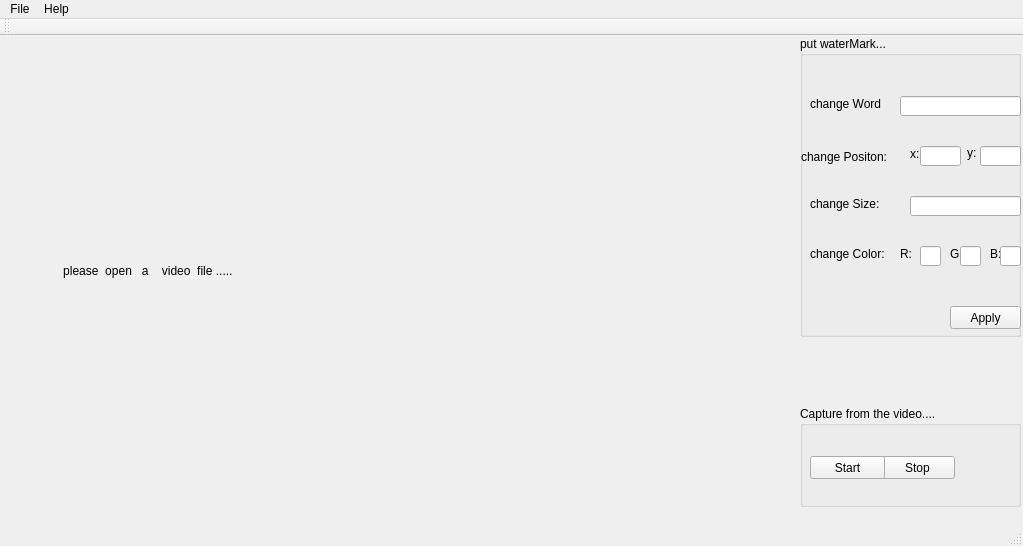
<?xml version="1.0" encoding="UTF-8"?>
<ui version="4.0">
 <class>MainWindow</class>
 <widget class="QMainWindow" name="MainWindow">
  <property name="geometry">
   <rect>
    <x>0</x>
    <y>0</y>
    <width>1023</width>
    <height>546</height>
   </rect>
  </property>
  <property name="sizePolicy">
   <sizepolicy hsizetype="Fixed" vsizetype="Fixed">
    <horstretch>0</horstretch>
    <verstretch>0</verstretch>
   </sizepolicy>
  </property>
  <property name="windowTitle">
   <string>MainWindow</string>
  </property>
  <widget class="QWidget" name="centralWidget">
   <widget class="QLabel" name="label">
    <property name="geometry">
     <rect>
      <x>0</x>
      <y>10</y>
      <width>800</width>
      <height>450</height>
     </rect>
    </property>
    <property name="text">
     <string>                   please  open   a    video  file .....</string>
    </property>
   </widget>
   <widget class="QGroupBox" name="waterMarkBox">
    <property name="geometry">
     <rect>
      <x>800</x>
      <y>0</y>
      <width>221</width>
      <height>301</height>
     </rect>
    </property>
    <property name="title">
     <string>put waterMark...</string>
    </property>
    <widget class="QLabel" name="label_5">
     <property name="geometry">
      <rect>
       <x>150</x>
       <y>210</y>
       <width>16</width>
       <height>16</height>
      </rect>
     </property>
     <property name="text">
      <string>G:</string>
     </property>
    </widget>
    <widget class="QLineEdit" name="wordedit">
     <property name="geometry">
      <rect>
       <x>100</x>
       <y>60</y>
       <width>121</width>
       <height>20</height>
      </rect>
     </property>
    </widget>
    <widget class="QPushButton" name="okButton">
     <property name="geometry">
      <rect>
       <x>150</x>
       <y>270</y>
       <width>71</width>
       <height>23</height>
      </rect>
     </property>
     <property name="text">
      <string>Apply</string>
     </property>
    </widget>
    <widget class="QLineEdit" name="positionxEdit">
     <property name="geometry">
      <rect>
       <x>120</x>
       <y>110</y>
       <width>41</width>
       <height>20</height>
      </rect>
     </property>
    </widget>
    <widget class="QLabel" name="label_3">
     <property name="geometry">
      <rect>
       <x>110</x>
       <y>110</y>
       <width>16</width>
       <height>16</height>
      </rect>
     </property>
     <property name="text">
      <string>x:</string>
     </property>
    </widget>
    <widget class="QLineEdit" name="rEdit">
     <property name="geometry">
      <rect>
       <x>120</x>
       <y>210</y>
       <width>21</width>
       <height>20</height>
      </rect>
     </property>
     <property name="sizePolicy">
      <sizepolicy hsizetype="Fixed" vsizetype="Fixed">
       <horstretch>0</horstretch>
       <verstretch>0</verstretch>
      </sizepolicy>
     </property>
     <property name="maxLength">
      <number>20</number>
     </property>
    </widget>
    <widget class="QLabel" name="label_4">
     <property name="geometry">
      <rect>
       <x>100</x>
       <y>210</y>
       <width>16</width>
       <height>16</height>
      </rect>
     </property>
     <property name="text">
      <string>R:</string>
     </property>
    </widget>
    <widget class="QLabel" name="label_6">
     <property name="geometry">
      <rect>
       <x>190</x>
       <y>210</y>
       <width>16</width>
       <height>16</height>
      </rect>
     </property>
     <property name="text">
      <string>B:</string>
     </property>
    </widget>
    <widget class="QLineEdit" name="gEdit">
     <property name="geometry">
      <rect>
       <x>160</x>
       <y>210</y>
       <width>21</width>
       <height>20</height>
      </rect>
     </property>
     <property name="sizePolicy">
      <sizepolicy hsizetype="Fixed" vsizetype="Fixed">
       <horstretch>0</horstretch>
       <verstretch>0</verstretch>
      </sizepolicy>
     </property>
     <property name="maxLength">
      <number>20</number>
     </property>
    </widget>
    <widget class="QLineEdit" name="positionyEdit">
     <property name="geometry">
      <rect>
       <x>180</x>
       <y>110</y>
       <width>41</width>
       <height>20</height>
      </rect>
     </property>
    </widget>
    <widget class="QLineEdit" name="sizeEdit">
     <property name="geometry">
      <rect>
       <x>110</x>
       <y>160</y>
       <width>111</width>
       <height>20</height>
      </rect>
     </property>
    </widget>
    <widget class="QLabel" name="label_7">
     <property name="geometry">
      <rect>
       <x>167</x>
       <y>109</y>
       <width>16</width>
       <height>16</height>
      </rect>
     </property>
     <property name="text">
      <string>y:</string>
     </property>
    </widget>
    <widget class="QLineEdit" name="bEdit">
     <property name="geometry">
      <rect>
       <x>200</x>
       <y>210</y>
       <width>21</width>
       <height>20</height>
      </rect>
     </property>
     <property name="sizePolicy">
      <sizepolicy hsizetype="Expanding" vsizetype="Fixed">
       <horstretch>0</horstretch>
       <verstretch>0</verstretch>
      </sizepolicy>
     </property>
     <property name="maxLength">
      <number>20</number>
     </property>
    </widget>
    <widget class="QLabel" name="wordLabel">
     <property name="geometry">
      <rect>
       <x>10</x>
       <y>60</y>
       <width>72</width>
       <height>16</height>
      </rect>
     </property>
     <property name="text">
      <string>change Word:</string>
     </property>
    </widget>
    <widget class="QLabel" name="positionLabel">
     <property name="geometry">
      <rect>
       <x>1</x>
       <y>113</y>
       <width>90</width>
       <height>16</height>
      </rect>
     </property>
     <property name="text">
      <string>change Positon:</string>
     </property>
    </widget>
    <widget class="QLabel" name="sizeLabel">
     <property name="geometry">
      <rect>
       <x>10</x>
       <y>160</y>
       <width>72</width>
       <height>16</height>
      </rect>
     </property>
     <property name="text">
      <string>change Size:</string>
     </property>
    </widget>
    <widget class="QLabel" name="label_2">
     <property name="geometry">
      <rect>
       <x>10</x>
       <y>210</y>
       <width>78</width>
       <height>16</height>
      </rect>
     </property>
     <property name="text">
      <string>change Color:</string>
     </property>
    </widget>
   </widget>
   <widget class="QGroupBox" name="groupBox">
    <property name="geometry">
     <rect>
      <x>800</x>
      <y>370</y>
      <width>221</width>
      <height>101</height>
     </rect>
    </property>
    <property name="title">
     <string>Capture from the video....</string>
    </property>
    <widget class="QPushButton" name="stopButton">
     <property name="geometry">
      <rect>
       <x>80</x>
       <y>50</y>
       <width>75</width>
       <height>23</height>
      </rect>
     </property>
     <property name="text">
      <string>Stop</string>
     </property>
    </widget>
    <widget class="QPushButton" name="startButton">
     <property name="geometry">
      <rect>
       <x>10</x>
       <y>50</y>
       <width>75</width>
       <height>23</height>
      </rect>
     </property>
     <property name="text">
      <string>Start</string>
     </property>
    </widget>
   </widget>
   <zorder>groupBox</zorder>
   <zorder>label</zorder>
   <zorder>waterMarkBox</zorder>
  </widget>
  <widget class="QMenuBar" name="menuBar">
   <property name="geometry">
    <rect>
     <x>0</x>
     <y>0</y>
     <width>1023</width>
     <height>23</height>
    </rect>
   </property>
   <widget class="QMenu" name="menuFile">
    <property name="title">
     <string>File</string>
    </property>
   </widget>
   <widget class="QMenu" name="menuHelp">
    <property name="title">
     <string>Help</string>
    </property>
   </widget>
   <addaction name="menuFile"/>
   <addaction name="menuHelp"/>
  </widget>
  <widget class="QToolBar" name="mainToolBar">
   <attribute name="toolBarArea">
    <enum>TopToolBarArea</enum>
   </attribute>
   <attribute name="toolBarBreak">
    <bool>false</bool>
   </attribute>
  </widget>
  <widget class="QStatusBar" name="statusBar"/>
 </widget>
 <layoutdefault spacing="6" margin="11"/>
 <tabstops>
  <tabstop>wordedit</tabstop>
  <tabstop>positionxEdit</tabstop>
  <tabstop>positionyEdit</tabstop>
  <tabstop>sizeEdit</tabstop>
  <tabstop>rEdit</tabstop>
  <tabstop>gEdit</tabstop>
  <tabstop>bEdit</tabstop>
  <tabstop>okButton</tabstop>
  <tabstop>startButton</tabstop>
  <tabstop>stopButton</tabstop>
 </tabstops>
 <resources/>
 <connections/>
</ui>
